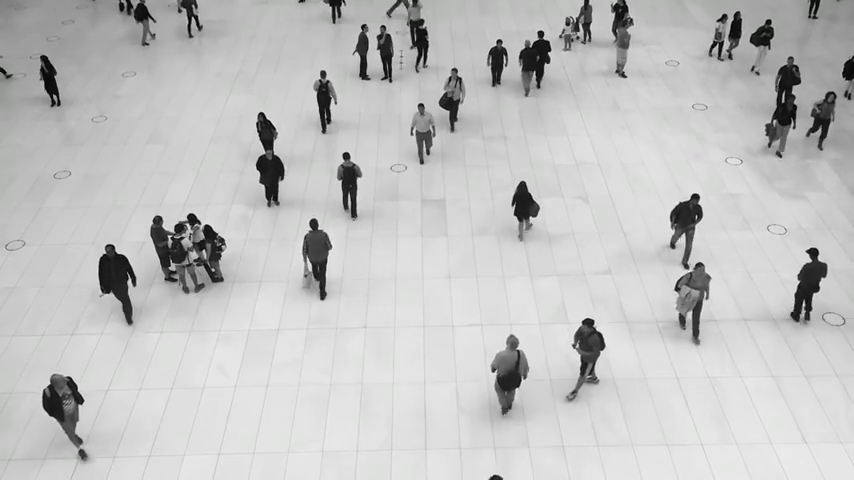
#> input picture frame 34 of walking.mp4, 854 x 480 px
$ python graph.py
#> lines starting #> are read from the running program, lines starting #| are printed output that depends on the picture; after the words box and inside, x2 and y2 are one past the last pixel; in counts of white or black regions, pixels touching at a corner belong together
import cv2 as cv
import matplotlib.pyplot as plt
video=cv.VideoCapture('walking.mp4')
haar_cascade=cv.CascadeClassifier('full_body_detect.xml')
while True:

    isTrue,frames=video.read() #reading each frame of the program
#> frames is the input picture: shape (480, 854, 3); mean B, G, R 193.7, 193.8, 193.7
    frame=cv.resize(frames,(500,500))#resizing the video
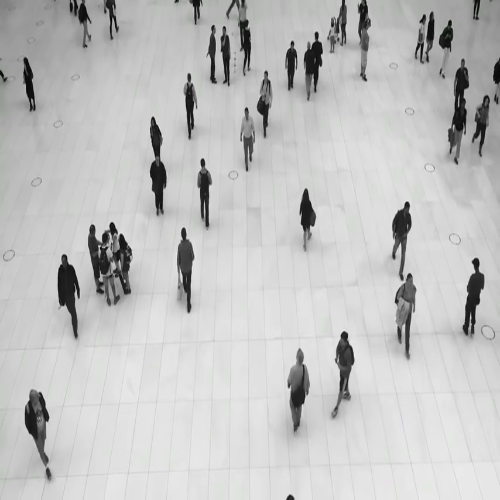
#> frame: shape (500, 500, 3); mean B, G, R 193.6, 193.7, 193.6
    gray=cv.cvtColor(frame,cv.COLOR_BGR2GRAY)#converting it to gray scale
    ret,tresh=cv.threshold(gray,125,255,cv.THRESH_BINARY)
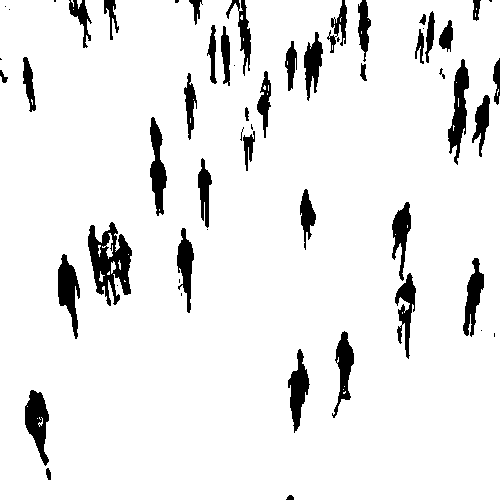
#> tresh: shape (500, 500); 92.3% white; 57 black regions (17 under 20 px), largest, box (x1, y1, x2, y2) and area: (88, 222, 132, 306) 1954, (448, 59, 469, 165) 1086, (25, 390, 49, 466) 1040
    cv.imshow('treshold',tresh)
    cv.imshow('fall',frame)
    cv.imshow('gray_vid',gray)
    gray_hist=cv.calcHist([gray],[0],None,[256],[0,256])
#> gray_hist = 256 values, max 8014 at index 224, min 0 at index 0, mean 976.6
    plt.figure()
    plt.title('histogram')
    plt.xlabel('Bins')
    plt.ylabel('pixels')
    plt.plot(gray_hist)
    plt.xlim([0,256])
    plt.show()
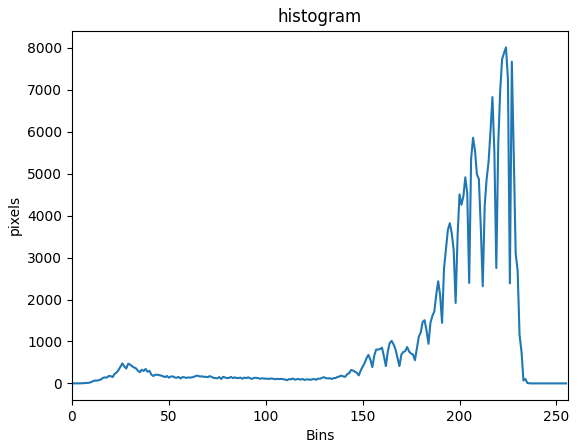
#> figure drawn by matplotlib, 1 panel; curve peaks at x = 224, y = 8014
    if cv.waitKey(20) & 0xFF==ord('d'):
#> (key Esc is pressed here)
        break
video.release()
cv.destroyAllWindows()

$ run again, starting later in the video
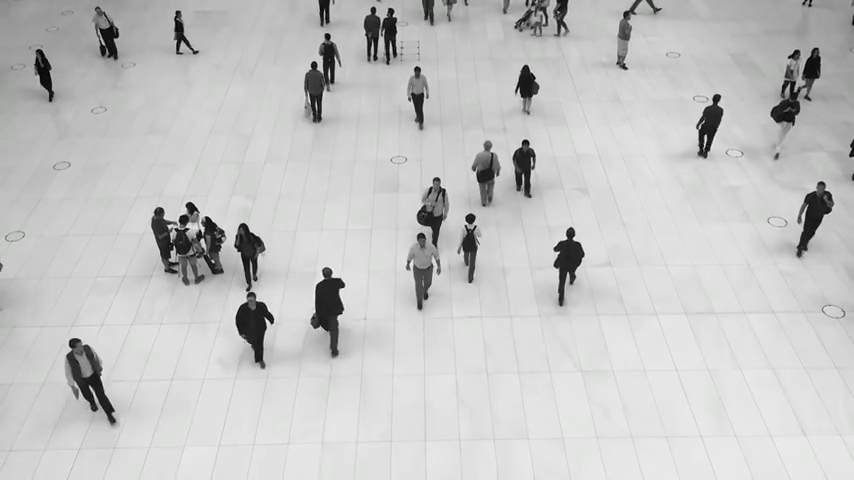
#> input picture frame 154 of walking.mp4, 854 x 480 px
#> frames is the input picture: shape (480, 854, 3); mean B, G, R 196.9, 197, 196.9
#> `ret,tresh=cv.threshold(gray,125,255,cv.THRESH_BINARY)`:
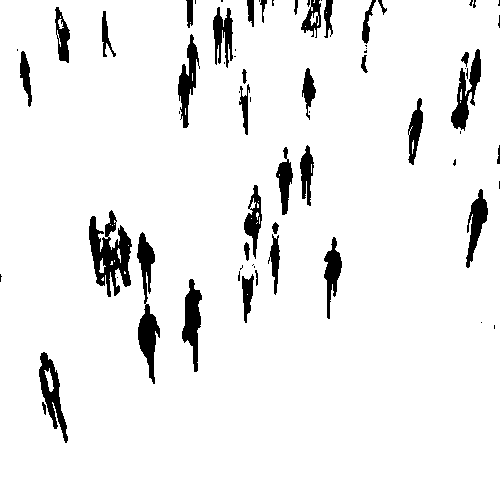
#> tresh: shape (500, 500); 93.7% white; 70 black regions (34 under 20 px), largest, box (x1, y1, x2, y2) and area: (89, 210, 132, 297) 1906, (137, 232, 160, 384) 1511, (39, 352, 68, 443) 999
#> gray_hist = 256 values, max 8492 at index 224, min 0 at index 0, mean 976.6
#> `plt.show()`:
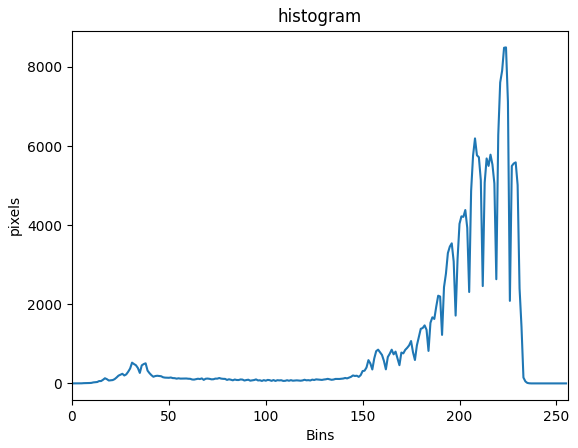
#> figure drawn by matplotlib, 1 panel; curve peaks at x = 224, y = 8492

$ run again, starting later in the video
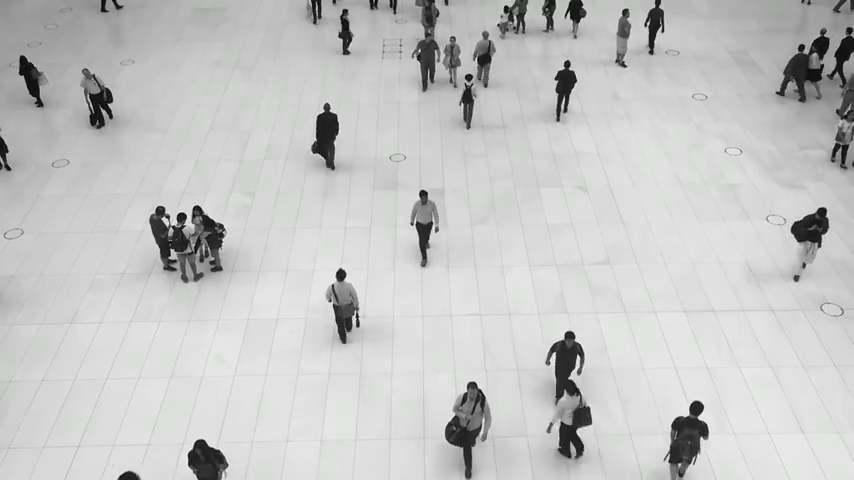
#> input picture frame 274 of walking.mp4, 854 x 480 px
#> frames is the input picture: shape (480, 854, 3); mean B, G, R 197.2, 197.4, 197.2
#> `ret,tresh=cv.threshold(gray,125,255,cv.THRESH_BINARY)`:
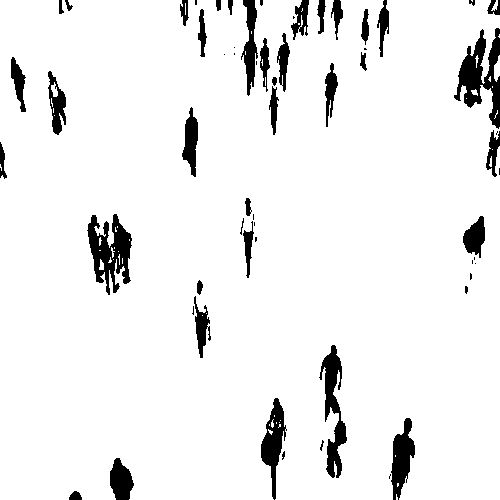
#> tresh: shape (500, 500); 93.4% white; 60 black regions (21 under 20 px), largest, box (x1, y1, x2, y2) and area: (454, 28, 500, 129) 2002, (87, 214, 132, 295) 1906, (319, 345, 347, 478) 1552
#> gray_hist = 256 values, max 11612 at index 222, min 0 at index 0, mean 976.6
#> `plt.show()`:
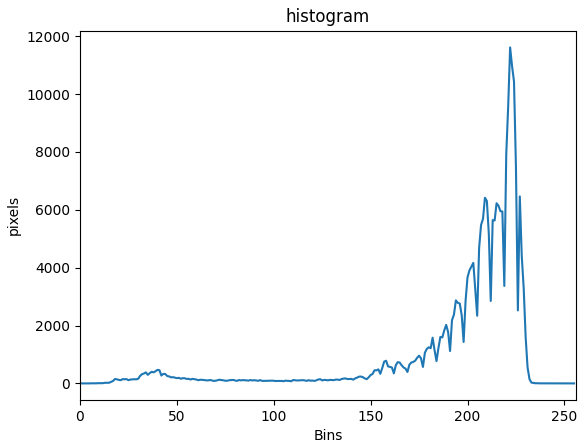
#> figure drawn by matplotlib, 1 panel; curve peaks at x = 222, y = 11612
